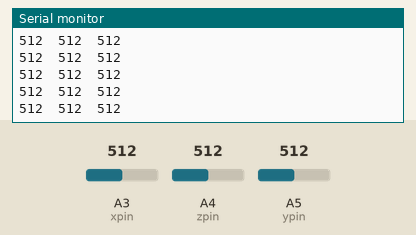
This sketch was run on a simulated Arduino Uno, built with avr-gcc and run on an emulated ATmega328P. On the bench: the last lines printed to the serial monitor. Inputs (shaded band) come from the test bench; at power-on: A3 (xpin) = 512, A4 (zpin) = 512, A5 (ypin) = 512.

Above: at 1.2 s.
1.3 s: A3 (xpin) set to 11
At 1.9 s:
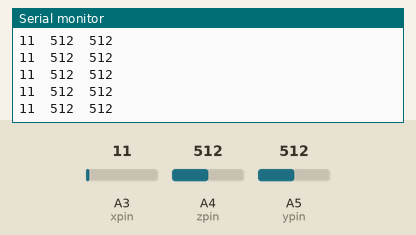
4.3 s: A3 (xpin) set to 8
At 4.8 s:
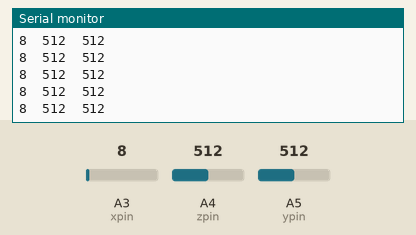
5.8 s: A4 (zpin) set to 981
At 6.7 s:
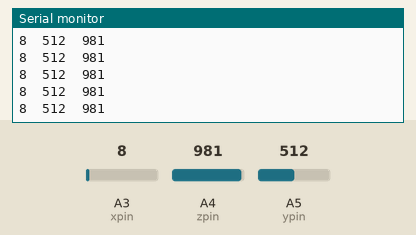
7.3 s: A4 (zpin) set to 1007
At 7.8 s:
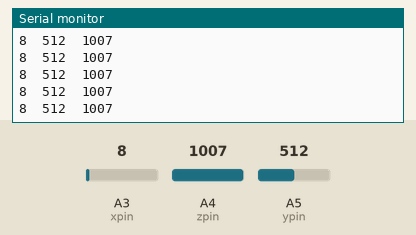
Timing chart, 0 to 10.3 s (numbered marks = the images above; inputs shaded):
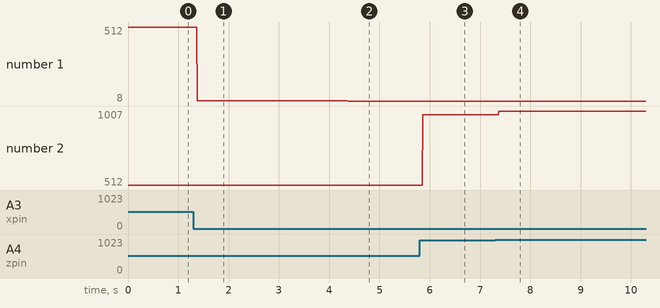

Measured:
- after the input at 1.3 s, the serial monitor: prints a new line after 0.08 s (image 1)
- after the input at 4.3 s, the serial monitor: prints a new line after 0.07 s (image 2)
- after the input at 5.8 s, the serial monitor: prints a new line after 0.06 s (image 3)
- after the input at 7.3 s, the serial monitor: prints a new line after 0.07 s (image 4)
- plotted number 1: 512 → 11 after the input at 1.3 s, 11 → 8 after the input at 4.3 s
- plotted number 2: 512 → 981 after the input at 5.8 s, 981 → 1007 after the input at 7.3 s

The sketch:

Arduino.ino
```cpp
#include <SoftwareSerial.h>
// receive og transmit der bruges så det er muligt at modtage og sende information til og fra bluetooth modulet
int bluetoothRx =3;
int bluetoothTx =2;

SoftwareSerial bluetooth(bluetoothTx, bluetoothRx);
char data;

const int xpin = A3;                  // x-axis of the accelerometer

const int ypin = A5;                  // y-axis

const int zpin = A4;                  // z-axis (only on 3-axis models)
int hej=1;
String komma =String(" ");

void setup() {
    Serial.begin(9600);
    bluetooth.begin(115200); // pga røde model
}

void loop() {

    // læser og skriver alle de målte x-, y- og z-værdier fra accelerometer i serial monitor

    Serial.print(analogRead(xpin));
    Serial.print("\t");
    Serial.print(analogRead(ypin));
    Serial.print("\t");
    Serial.print(analogRead(zpin));
    Serial.println();

    // tjekker om bluetooth er der
    if(bluetooth.available()){

        data = bluetooth.read();

        Serial.print("bluetooth on    ");
        Serial.print("Received: ");
        Serial.println(data);


        Serial.println("sender nu");


        //  printer alle mållingerne fra accelerometeret og printer det på bluetooth modulet, som sender det videre til personen der er forbundet
        bluetooth.print(analogRead(xpin));
        bluetooth.print(" ");
        bluetooth.print(analogRead(ypin));
        bluetooth.print(" ");
        bluetooth.print(analogRead(zpin));
        bluetooth.println();
    }
}
```
